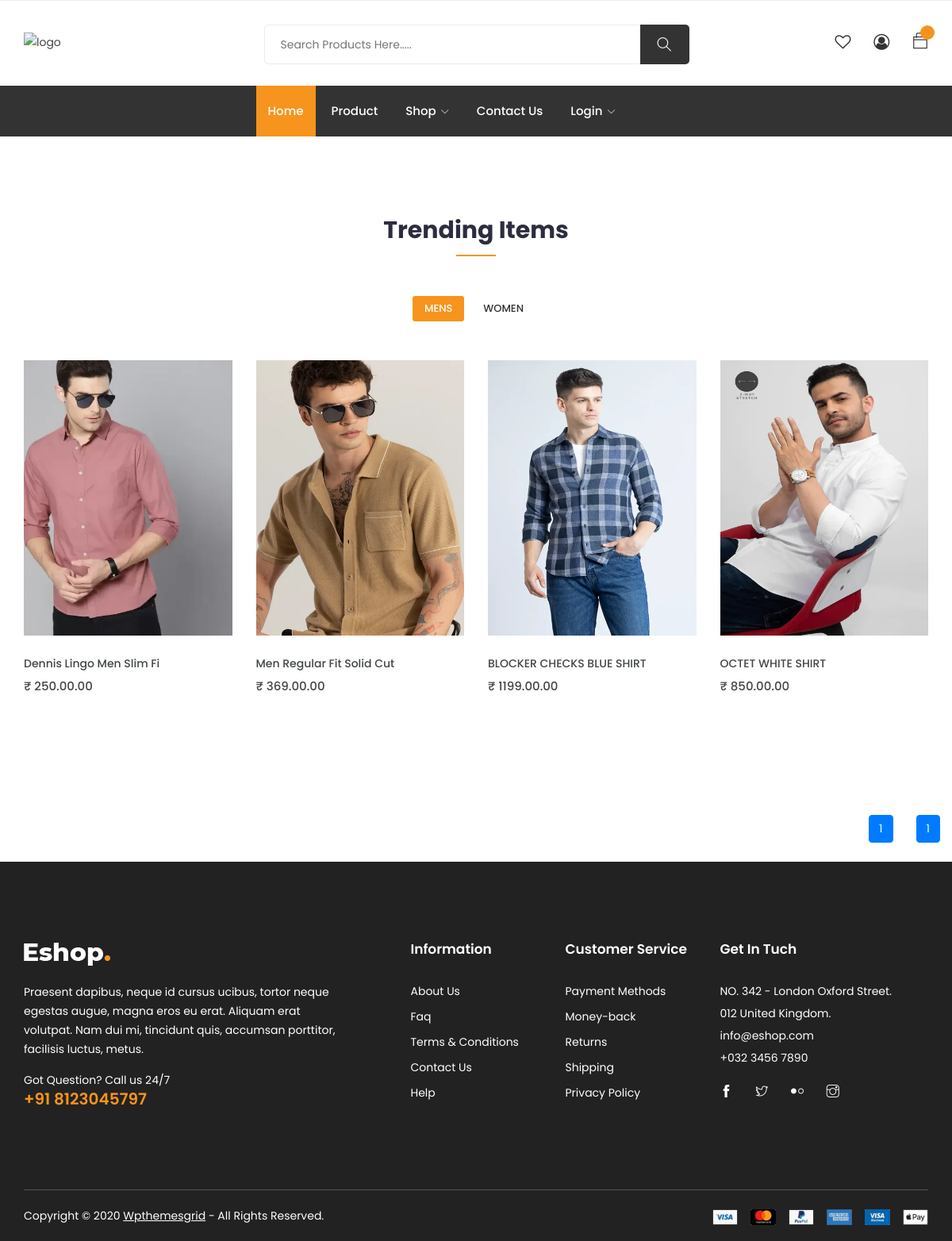
The page / on the database its author committed.
### ecommerceApp/models.py (models this page shows, shortened)
class Category(BaseModel):
    category_name = models.CharField(max_length=100)
    slug = models.SlugField(max_length=100, unique=True, null=True, blank=True)
    category_image = models.ImageField(upload_to='categories')

class Product(BaseModel):
    product_name = models.CharField(max_length=100)
    slug = models.SlugField(max_length=100, unique=True, null=True, blank=True)
    category = models.ForeignKey(Category, on_delete=models.CASCADE, related_name='products')
    price = models.DecimalField(max_digits=10, decimal_places=2)
    product_description = models.TextField()
    material = models.CharField(max_length=100, null=True, blank=True)
    brand = models.CharField(max_length=100, null=True, blank=True)
    color_variant = models.ManyToManyField(ColorVariant, null=True, blank=True)
    size_variant = models.ManyToManyField(SizeVariant, null=True, blank=True)

class ProductImage(BaseModel):
    product = models.ForeignKey(Product, on_delete=models.CASCADE, related_name='product_images')
    image = models.ImageField(upload_to='product')

### ecommerceApp/views.py (the view)
# urls.py: path('',index,name='index'),
def index(request):
    categories = Category.objects.all()
    categorized_products = {}
    for category in categories:
        products = category.products.all()
        paginator = Paginator(products, 16)
        page_number = request.GET.get("page", 1)
        page_obj = paginator.get_page(page_number)
        categorized_products[category.category_name] = page_obj
    context = {'categorized_products': categorized_products}
    return render(request, 'product_list.html', context)

### templates/product_list.html (shortened to what this page needs)
{% extends "base.html" %}
{% load static %}
{% block body %}
<div class="product-area section">
  <div class="container">
    <div class="row">
      <div class="col-12">
        <div class="section-title">
          <h2>Trending Items</h2>
        </div>
      </div>
    </div>
    <div class="row">
      <div class="col-12">
        <div class="product-info">
          <div class="nav-main">
            <ul class="nav nav-tabs" id="myTab" role="tablist">
              {% for category, products in categorized_products.items %}
              <li class="nav-item">
                <a class="nav-link {% if forloop.first %}active{% endif %}" data-toggle="tab" href="#{{ category }}" role="tab">{{ category }}</a>
              </li>
              {% endfor %}
            </ul>
          </div>
          <div class="tab-content" id="myTabContent">
            {% for category, products in categorized_products.items %}
            <div class="tab-pane fade {% if forloop.first %}show active{% endif %}" id="{{ category }}" role="tabpanel">
              <div class="tab-single">
                <div class="row">
                  {% for product in products %}
                  <div class="col-xl-3 col-lg-4 col-md-4 col-12">
                    <div class="single-product">
                      <div class="product-img">
                        <a href="{% url 'get_product' product.slug %}">
                          <img class="default-img" src="{{ product.product_images.last.image.url }}" alt="{{ product.product_name }}" width="463" height="612">
                        </a>
                        <div class="button-head">
                          <div class="product-action">
                          </div>
                        </div>
                      </div>
                      <div class="product-content">
                        <h3><a href="{% url 'get_product' product.slug %}">{{ product.product_name | slice:":25"}}</a></h3>
                        <div class="product-price">
                          <span>₹ {{ product.price }}.00</span>
                        </div>
                      </div>
                    </div>
                  </div>
                  {% endfor %}
                </div>
              </div>
            </div>
            {% endfor %}
          </div>
        </div>
      </div>
    </div>
  </div>
</div>
<div class="d-flex justify-content-end">
  <div class="pagination">
    <nav aria-label="...">
      <ul class="pagination">
        {% for category, products_page_obj in categorized_products.items %}
          {% for page_num in products_page_obj.paginator.page_range %}
            <li class="page-item {% if page_num == products_page_obj.number %}active{% endif %}">
              <a class="page-link" href="?page={{ page_num }}">{{ page_num }}{% if page_num == products_page_obj.number %} <span class="sr-only">(current)</span>{% endif %}</a>
            </li>
          {% endfor %}
          {% endfor %}
      </ul>
    </nav>
  </div>
</div>
<br>
{% endblock body %}

### templates/base.html (style rules this page uses)
.pagination { display: inline-block; margin-top: 20px; }
.pagination ul { display: flex; list-style: none; padding: 0; margin: 0; }
.pagination li { margin: 0 5px; }
.pagination li a { text-decoration: none; padding: 8px 12px; border: 1px solid #ccc; border-radius: 4px; color: #333; }
.pagination li.active a { background-color: #007bff; color: #fff; }

### rows shown on the page
Category: categorized_products "MENS"
Category: categorized_products "WOMEN"
Product: product_images.last.image (picture), product_name "Dennis Lingo Men Slim Fi", price "250.00"
Product: product_images.last.image (picture), product_name "Men Regular Fit Solid Cut", price "369.00"
Product: product_images.last.image (picture), product_name "BLOCKER CHECKS BLUE SHIRT", price "1199.00"
Product: product_images.last.image (picture), product_name "OCTET WHITE SHIRT", price "850.00"

### other values the page prints
{{ page_num }} "1" "1"
